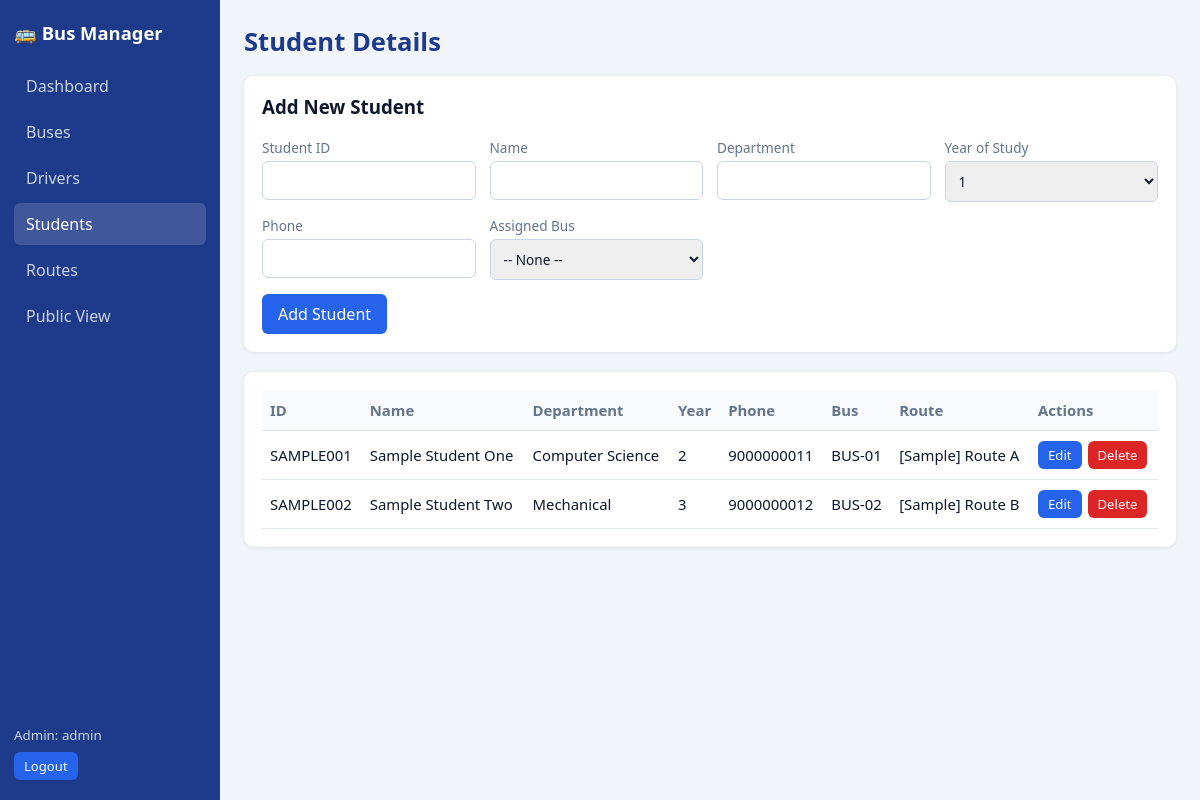
The app's page /students (signed in) with its own data.
### tables this page shows
CREATE TABLE students (
    student_id TEXT PRIMARY KEY,
    name       TEXT NOT NULL,
    department TEXT NOT NULL,
    year       INTEGER NOT NULL CHECK (year BETWEEN 1 AND 4),
    phone      TEXT NOT NULL,
    bus_id     INTEGER REFERENCES buses(bus_id) ON DELETE RESTRICT
);

CREATE TABLE buses (
    bus_id              INTEGER PRIMARY KEY AUTOINCREMENT,
    bus_number          TEXT NOT NULL UNIQUE,
    registration_number TEXT NOT NULL UNIQUE,
    capacity            INTEGER NOT NULL CHECK (capacity > 0),
    route_id            INTEGER REFERENCES routes(route_id) ON DELETE RESTRICT,
    driver_id           INTEGER UNIQUE REFERENCES drivers(driver_id) ON DELETE SET NULL,
    status              TEXT NOT NULL DEFAULT 'Active' CHECK (status IN ('Active', 'Inactive'))
);

CREATE TABLE routes (
    route_id    INTEGER PRIMARY KEY AUTOINCREMENT,
    route_name  TEXT NOT NULL UNIQUE,
    start_point TEXT NOT NULL,
    destination TEXT NOT NULL,
    stops       TEXT
);

### app.py (the view)
@app.route("/students")
@login_required
def students():
    rows = db.query("""SELECT s.student_id, s.name, s.department, s.year, s.phone, b.bus_number, r.route_name
                       FROM students s
                       LEFT JOIN buses  b ON s.bus_id  = b.bus_id
                       LEFT JOIN routes r ON b.route_id = r.route_id
                       ORDER BY s.student_id""")
    return render_template("students.html", students=rows, edit=get_edit("students", "student_id"),
                           bus_opts=db.query("SELECT bus_id, bus_number FROM buses ORDER BY bus_number"))

### app.py (called while the page is built)
def csrf_token():
    if "_csrf" not in session:
        session["_csrf"] = secrets.token_hex(16)
    return session["_csrf"]

@app.before_request
def verify_csrf():
    if request.method == "POST":
        sent, real = request.form.get("_csrf", ""), session.get("_csrf", "")
        if not real or not secrets.compare_digest(sent, real):
            abort(400, "Invalid or missing CSRF token. Go back, refresh the page and try again.")

def login_required(view):
    @wraps(view)
    def wrapper(*args, **kwargs):
        if not session.get("admin"):
            flash("Please log in as administrator.", "error")
            return redirect(url_for("login"))
        return view(*args, **kwargs)
    return wrapper

def get_edit(table, pk):
    key = request.args.get("edit")
    if not key:
        return None
    row = db.query(f"SELECT * FROM {table} WHERE {pk} = ?", (key,), one=True)  # table/pk are fixed constants
    if row is None:
        flash("Record to edit was not found.", "error")
    return row

### database.py (called while the page is built)
def get_conn():
    conn = sqlite3.connect(DB_PATH)
    conn.row_factory = sqlite3.Row
    conn.execute("PRAGMA foreign_keys = ON")  # SQLite needs this on every connection
    return conn

def query(sql, params=(), one=False):
    conn = get_conn()
    try:
        rows = conn.execute(sql, params).fetchall()
    finally:
        conn.close()
    if one:
        return rows[0] if rows else None
    return rows

### templates/students.html (shortened to what this page needs)
{% extends "base.html" %}
{% block content %}
<h1>Student Details</h1>
<section class="card">
  <h3>{{ 'Edit Student' if edit else 'Add New Student' }}</h3>
  <form method="post" action="{{ url_for('student_save') }}" class="grid-form">
    <label>Student ID<input name="student_id" required maxlength="20" value="{{ edit.student_id if edit else '' }}" {{ 'readonly' if edit }}></label>
    <label>Name<input name="name" required maxlength="60" value="{{ edit.name if edit else '' }}"></label>
    <label>Department<input name="department" required maxlength="60" value="{{ edit.department if edit else '' }}"></label>
    <label>Year of Study
      <select name="year">{% for y in [1,2,3,4] %}<option value="{{ y }}" {{ 'selected' if edit and edit.year == y }}>{{ y }}</option>{% endfor %}</select></label>
    <label>Phone<input name="phone" required maxlength="15" value="{{ edit.phone if edit else '' }}"></label>
    <label>Assigned Bus
      <select name="bus_id"><option value="">-- None --</option>
      </select></label>
    <div class="actions">
      <button class="btn">{{ 'Update Student' if edit else 'Add Student' }}</button>
    </div>
  </form>
</section>
<section class="card">
  <table>
    <tr><th>ID</th><th>Name</th><th>Department</th><th>Year</th><th>Phone</th><th>Bus</th><th>Route</th><th>Actions</th></tr>
    {% for s in students %}
    <tr><td>{{ s.student_id }}</td><td>{{ s.name }}</td><td>{{ s.department }}</td><td>{{ s.year }}</td><td>{{ s.phone }}</td>
        <td>{{ s.bus_number or '—' }}</td><td>{{ s.route_name or '—' }}</td>
        <td class="row-actions">
          <a class="btn small" href="{{ url_for('students', edit=s.student_id) }}">Edit</a>
          <form method="post" action="{{ url_for('delete_record', entity='students', key=s.student_id) }}" data-confirm="Delete student {{ s.name }}?">
            <input type="hidden" name="_csrf" value="{{ csrf_token() }}"><button class="btn small danger">Delete</button></form>
        </td></tr>
    {% else %}<tr><td colspan="8">No students found.</td></tr>{% endfor %}
  </table>
</section>
{% endblock %}

### static/css/style.css (style rules this page uses)
:root { --primary:#1e3a8a; --accent:#2563eb; --bg:#f1f5f9; --text:#0f172a; --muted:#64748b; }
* { box-sizing: border-box; }
body { margin:0; font-family: "Segoe UI", Arial, sans-serif; background:var(--bg); color:var(--text); }
h1 { margin-top:0; font-size:1.6rem; color:var(--primary); }
.card { background:#fff; border-radius:10px; padding:18px; margin-bottom:20px; box-shadow:0 1px 4px rgba(0,0,0,.08); overflow-x:auto; }
.card h3 { margin-top:0; }
table { width:100%; border-collapse:collapse; }
th, td { text-align:left; padding:10px 8px; border-bottom:1px solid #e2e8f0; font-size:.93rem; }
th { background:#f8fafc; color:var(--muted); }
.grid-form { display:grid; grid-template-columns:repeat(auto-fit,minmax(200px,1fr)); gap:14px; }
label { display:flex; flex-direction:column; font-size:.85rem; color:var(--muted); gap:4px; }
input, select, textarea { padding:9px; border:1px solid #cbd5e1; border-radius:6px; font:inherit; color:var(--text); }
.actions { grid-column:1 / -1; display:flex; gap:10px; }
.btn { background:var(--accent); color:#fff; border:0; padding:9px 16px; border-radius:6px; cursor:pointer; text-decoration:none; font:inherit; display:inline-block; }
.btn.danger { background:#dc2626; }
.btn.small { padding:5px 10px; font-size:.82rem; }
.row-actions { display:flex; gap:6px; }
.row-actions form { margin:0; }

### records on screen
students: student_id "SAMPLE001", name "Sample Student One", department "Computer Science", year "2", phone "9000000011", bus_number "BUS-01", route_name "[Sample] Route A"
students: student_id "SAMPLE002", name "Sample Student Two", department "Mechanical", year "3", phone "9000000012", bus_number "BUS-02", route_name "[Sample] Route B"

### other values on screen
{{ label }} "Dashboard" "Buses" "Drivers" "Students" "Routes" "Public View"
{{ session['admin'] }} "admin"
{{ 'Edit Student' if edit else 'Add New Student' }} "Add New Student"
{{ 'Update Student' if edit else 'Add Student' }} "Add Student"
form field year "1"
